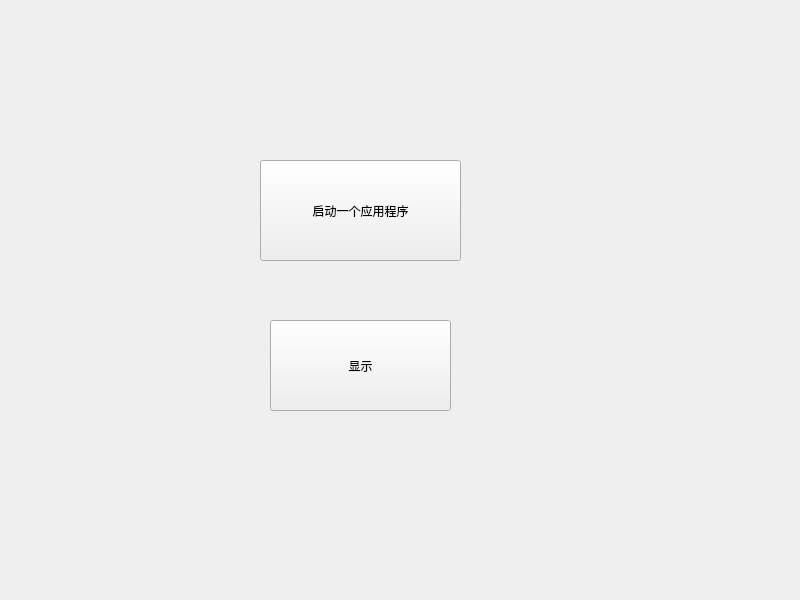
<?xml version="1.0" encoding="UTF-8"?>
<ui version="4.0">
 <class>Widget</class>
 <widget class="QWidget" name="Widget">
  <property name="geometry">
   <rect>
    <x>0</x>
    <y>0</y>
    <width>800</width>
    <height>600</height>
   </rect>
  </property>
  <property name="windowTitle">
   <string>Widget</string>
  </property>
  <widget class="QPushButton" name="pushButton">
   <property name="geometry">
    <rect>
     <x>260</x>
     <y>160</y>
     <width>201</width>
     <height>101</height>
    </rect>
   </property>
   <property name="text">
    <string>启动一个应用程序</string>
   </property>
  </widget>
  <widget class="QPushButton" name="pushButton_2">
   <property name="geometry">
    <rect>
     <x>270</x>
     <y>320</y>
     <width>181</width>
     <height>91</height>
    </rect>
   </property>
   <property name="text">
    <string>显示</string>
   </property>
  </widget>
 </widget>
 <resources/>
 <connections/>
</ui>
